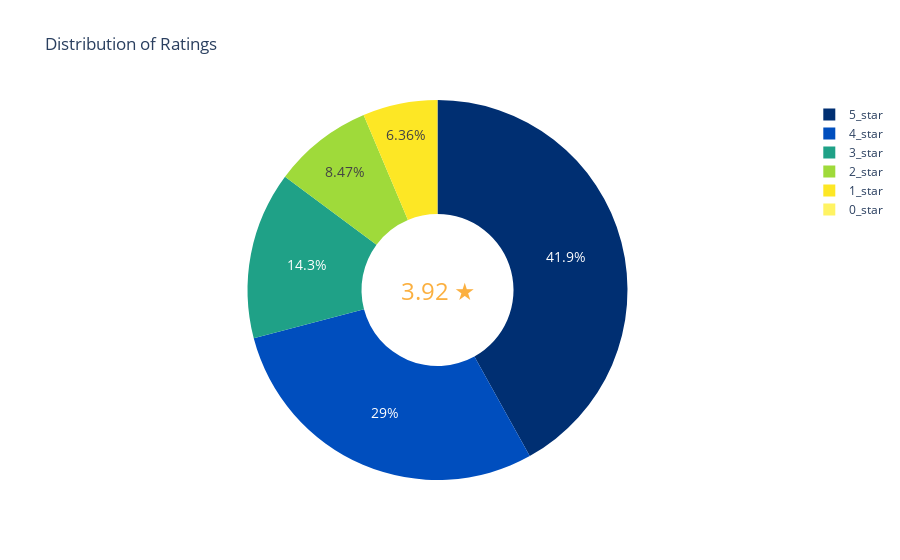

Here is the notebook cell this chart was saved with:
### Code cell
import plotly.express as px

# Filter data for years from 2010 onwards
df_temp = result_df
selected_rows = df_temp[df_temp['index'].str.endswith('_star')]
labels = selected_rows['index'].tolist()
sizes = selected_rows[0].tolist()
rating_mean = df[df['index'] == 'rating'][0].values[0]

# Đảo ngược thứ tự của labels và sizes
labels.reverse()
sizes.reverse()

# Colors
colors = ['#fff363', '#fde725', '#9fda3a', '#1fa187', '#004ebe', '#002f72']
colors.reverse()

# Tạo biểu đồ vòng khuyên
fig = px.pie(df_temp, values=sizes, names=labels, hole=0.4, title='Distribution of Ratings', color_discrete_sequence=colors,
             category_orders={'names': labels})  # Define the order of slices

fig.update_traces(textposition='inside', textfont_size=14)

# Thêm text annotation cho giá trị trung bình của "rating"
fig.add_annotation(
    text=f'{rating_mean:.2f} \u2605',
    x=0.5, y=0.5,  # Vị trí của text annotation trong biểu đồ
    showarrow=False,
    font=dict(size=24, color='#fbb040',)
)

# Hiển thị biểu đồ
fig.show()

### Figure 1 — Plotly figure (JSON) as saved in the notebook; plotly's stock layout.template omitted (floating-point values rounded to 4 significant figures)
{"data": [{"direction": "clockwise", "domain": {"x": [0, 1], "y": [0, 1]}, "hole": 0.4, "hovertemplate": "label=%{label}<br>value=%{value}<extra></extra>", "labels": ["5_star", "4_star", "3_star", "2_star", "1_star", "0_star"], "legendgroup": "", "name": "", "showlegend": true, "sort": false, "textfont": {"size": 14}, "textposition": "inside", "type": "pie", "values": [31974, 22098, 10876, 6459, 4846, 1]}], "layout": {"annotations": [{"font": {"color": "#fbb040", "size": 24}, "showarrow": false, "text": "3.92 ★", "x": 0.5, "y": 0.5}], "legend": {"tracegroupgap": 0}, "piecolorway": ["#002f72", "#004ebe", "#1fa187", "#9fda3a", "#fde725", "#fff363"], "title": {"text": "Distribution of Ratings"}}}
